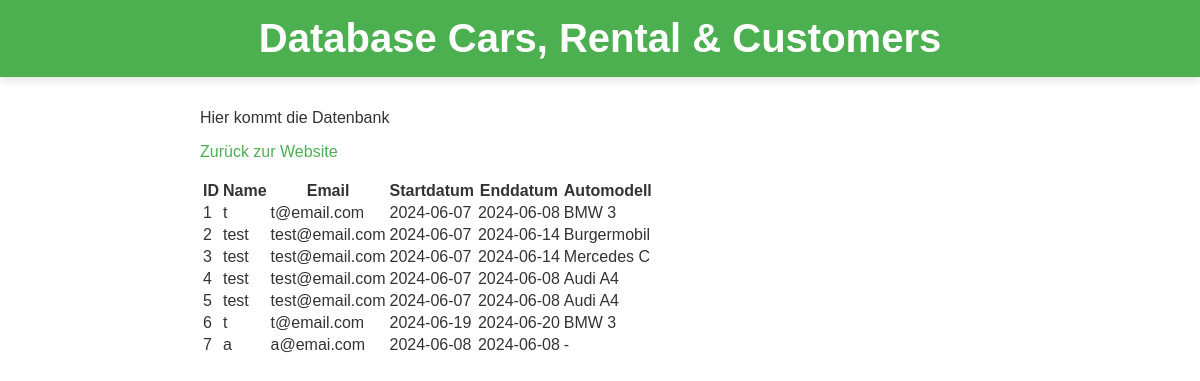
The page /admin on the database its author committed.
### data.py (models this page shows)
class Rental(Base):
    __tablename__ = 'rentals'
    id = Column(Integer, primary_key=True)
    name = Column(String(80), nullable=False)
    email = Column(String(120), nullable=False)
    start_date = Column(Date, nullable=False)
    end_date = Column(Date, nullable=False)
    car_name = Column(String(80), nullable=False)

### app.py (the view)
@app.route('/admin')
def admin():
    all_rental_data = get_Rentals()
    return render_template('admin.html', all_rentals=all_rental_data)

### data.py (called while the page is built)
def get_session():
    return SessionLocal()

def get_Rentals():
    with get_session() as session:
        result = session.query(Rental).all()
    rentals = [
        {
            'id': rental.id,
            'name': rental.name,
            'email': rental.email,
            'start_date': rental.start_date.strftime('%Y-%m-%d'),
            'end_date': rental.end_date.strftime('%Y-%m-%d'),
            'car_name': rental.car_name
        }
        for rental in result
    ]
    return rentals

### templates/admin.html (shortened to what this page needs)
<!DOCTYPE html>
<html lang="en">
<head>
    <link rel="stylesheet" href="{{ url_for('static', filename='styles.css') }}">
</head>
<body>
    <header>
        <h1>Database Cars, Rental & Customers</h1>
    </header>
    <main>
        <p>Hier kommt die Datenbank</p>
        <a href="{{ url_for('index') }}">Zurück zur Website</a>
        <br>
        <br>
        <table>
            <thead>
                <tr>
                    <th>ID</th>
                    <th>Name</th>
                    <th>Email</th>
                    <th>Startdatum</th>
                    <th>Enddatum</th>
                    <th>Automodell</th>
                </tr>
            </thead>
            <tbody>
                {% for rental in all_rentals %}
                <tr>
                    <td>{{ rental.id }}</td>
                    <td>{{ rental.name }}</td>
                    <td>{{ rental.email }}</td>
                    <td>{{ rental.start_date }}</td>
                    <td>{{ rental.end_date }}</td>
                    <td>{{ rental.car_name }}</td>
                </tr>
                {% endfor %}
            </tbody>
        </table>
    </main>
</body>
</html>

### static/styles.css (style rules this page uses)
body { font-family: Arial, sans-serif; background-color: #ffffff; margin: 0; padding: 0; color: #333; }
header { background-color: #4CAF50; color: white; padding: 1em; text-align: center; box-shadow: 0 4px 8px rgba(0, 0, 0, 0.1); }
header h1 { margin: 0; font-size: 2.5em; }
main { padding: 1em; max-width: 800px; margin: auto; }
a { color: #4CAF50; text-decoration: none; transition: color 0.3s ease; }

### rows shown on the page
Rental: id "1", name "t", email "t@email.com", start_date "2024-06-07", end_date "2024-06-08", car_name "BMW 3"
Rental: id "2", name "test", email "test@email.com", start_date "2024-06-07", end_date "2024-06-14", car_name "Burgermobil"
Rental: id "3", name "test", email "test@email.com", start_date "2024-06-07", end_date "2024-06-14", car_name "Mercedes C"
Rental: id "4", name "test", email "test@email.com", start_date "2024-06-07", end_date "2024-06-08", car_name "Audi A4"
Rental: id "5", name "test", email "test@email.com", start_date "2024-06-07", end_date "2024-06-08", car_name "Audi A4"
Rental: id "6", name "t", email "t@email.com", start_date "2024-06-19", end_date "2024-06-20", car_name "BMW 3"
Rental: id "7", name "a", email "a@emai.com", start_date "2024-06-08", end_date "2024-06-08", car_name "-"
